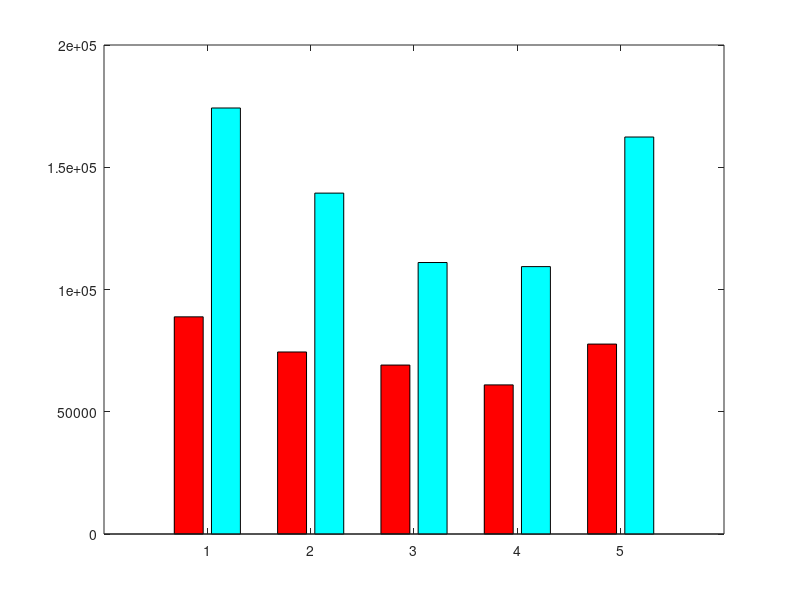

Write MATLAB code to recreate this figure. (Note: this script raises an error after producing the figure.)
clear all
clc

X = {'0%'; '1%'; '3%'; '5%'; '7%'};
Y1 = [88825, 74446, 69098, 60987, 77678];             %L457
Y2 = [174235, 139423, 111036, 109364, 162366];        %BC

Y = [Y1(:), Y2(:)];

hb = bar(Y);
set(hb(1), 'FaceColor','r')
set(hb(2), 'FaceColor','c')

ax = gca;
ax.YAxis.Exponent = 0;
set(gca,'xtick',[1:5],'xticklabel',X)

ylim([20e3 20e4])            %L457: ylim([0 9.75e4])         BC: ylim([0 18.75e4])
xlim([0.375 5.625])

grid on
text(1:length(Y1),Y1,num2str(Y1'),'vert','bottom','horiz','center');
text(1:length(Y2),Y2,num2str(Y2'),'vert','bottom','horiz','center');
legend('Fisrt Environment', 'Second Environment')
xlabel('HIW contribution in constructing 2-simplices')
ylabel('Observations')